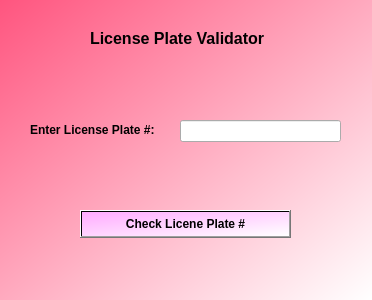
<?xml version="1.0" encoding="UTF-8"?>
<ui version="4.0">
 <class>Form</class>
 <widget class="QWidget" name="Form">
  <property name="geometry">
   <rect>
    <x>0</x>
    <y>0</y>
    <width>372</width>
    <height>300</height>
   </rect>
  </property>
  <property name="windowTitle">
   <string>Form</string>
  </property>
  <property name="styleSheet">
   <string notr="true">QWidget#Form{
background-color: qlineargradient(spread:pad, x1:0, y1:0, x2:1, y2:1, stop:0 rgba(255, 85, 127, 255), stop:1 rgba(255, 255, 255, 255));}


QPushButton{
background-color: qlineargradient(spread:pad, x1:0, y1:0, x2:1, y2:1, stop:0 rgba(255, 170, 255, 255), stop:1 rgba(255, 255, 255, 255));}
</string>
  </property>
  <widget class="QLabel" name="label">
   <property name="geometry">
    <rect>
     <x>90</x>
     <y>30</y>
     <width>191</width>
     <height>16</height>
    </rect>
   </property>
   <property name="font">
    <font>
     <pointsize>12</pointsize>
     <weight>75</weight>
     <bold>true</bold>
    </font>
   </property>
   <property name="text">
    <string>License Plate Validator</string>
   </property>
  </widget>
  <widget class="QLineEdit" name="lineEdit">
   <property name="geometry">
    <rect>
     <x>180</x>
     <y>120</y>
     <width>161</width>
     <height>22</height>
    </rect>
   </property>
  </widget>
  <widget class="QLabel" name="label_2">
   <property name="geometry">
    <rect>
     <x>30</x>
     <y>120</y>
     <width>151</width>
     <height>20</height>
    </rect>
   </property>
   <property name="font">
    <font>
     <pointsize>9</pointsize>
     <weight>75</weight>
     <bold>true</bold>
    </font>
   </property>
   <property name="text">
    <string>Enter License Plate #:</string>
   </property>
  </widget>
  <widget class="QPushButton" name="pushButton">
   <property name="geometry">
    <rect>
     <x>80</x>
     <y>210</y>
     <width>211</width>
     <height>28</height>
    </rect>
   </property>
   <property name="font">
    <font>
     <weight>75</weight>
     <bold>true</bold>
    </font>
   </property>
   <property name="text">
    <string>Check Licene Plate #</string>
   </property>
  </widget>
 </widget>
 <resources/>
 <connections/>
</ui>
